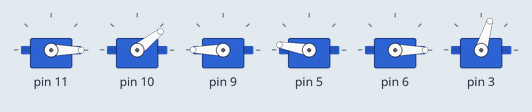
Simulated run of this sketch. Board: Arduino Uno, built with avr-gcc and run on an emulated ATmega328P. Shown: 6 × servo.

Above: at 6.05 s.
At 7.2 s:
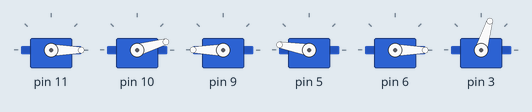
At 8.35 s:
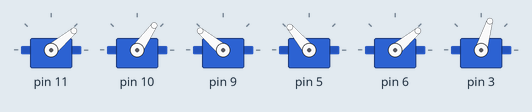
At 10.7 s:
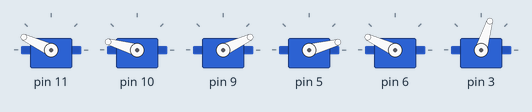
At 13.0 s:
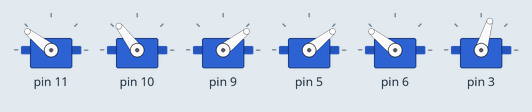
At 15.35 s:
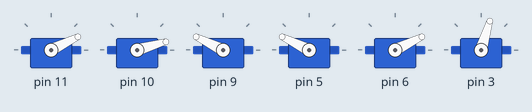
Timing chart, 0 to 18.2 s (numbered marks = the images above):
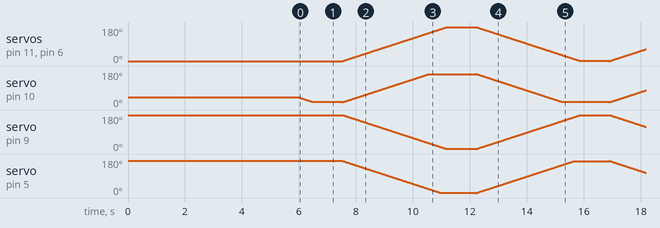

The sketch:

CheckingPosition.ino
```cpp
/*
  simpleMovements.ino

 This  sketch simpleMovements shows how they move each servo motor of Braccio

 Created on 18 Nov 2015
 by Andrea Martino

 This example is in the public domain.
 */

#include <Braccio.h>
#include <Servo.h>

Servo base;
Servo shoulder;
Servo elbow;
Servo wrist_rot;
Servo wrist_ver;
Servo gripper;

void setup() {
  //Initialization functions and set up the initial position for Braccio
  //All the servo motors will be positioned in the "safety" position:
  //Base (M1):90 degrees
  //Shoulder (M2): 45 degrees
  //Elbow (M3): 180 degrees
  //Wrist vertical (M4): 180 degrees
  //Wrist rotation (M5): 90 degrees
  //gripper (M6): 10 degrees
  Braccio.begin();
}

void loop() {
   /*
   Step Delay: a milliseconds delay between the movement of each servo.  Allowed values from 10 to 30 msec.
   M1=base degrees. Allowed values from 0 to 180 degrees
   M2=shoulder degrees. Allowed values from 15 to 165 degrees
   M3=elbow degrees. Allowed values from 0 to 180 degrees
   M4=wrist vertical degrees. Allowed values from 0 to 180 degrees
   M5=wrist rotation degrees. Allowed values from 0 to 180 degrees
   M6=gripper degrees. Allowed values from 10 to 73 degrees. 10: the toungue is open, 73: the gripper is closed.
  */

                       //(step delay, M1, M2, M3, M4, M5, M6);
  Braccio.ServoMovement(20,           0,  15, 180, 170, 0,  73);

  //Wait 1 second
  delay(1000);

  Braccio.ServoMovement(20,           180,  165, 0, 0, 180,  73);

  //Wait 1 second
  delay(1000);
}
```
